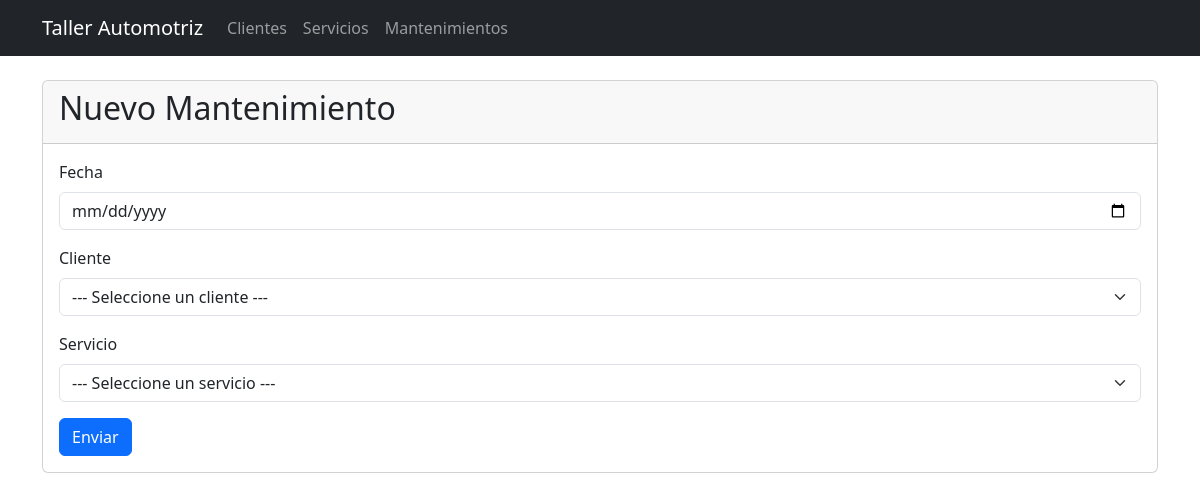
The app's page /mantenimiento/editar/4, older data.
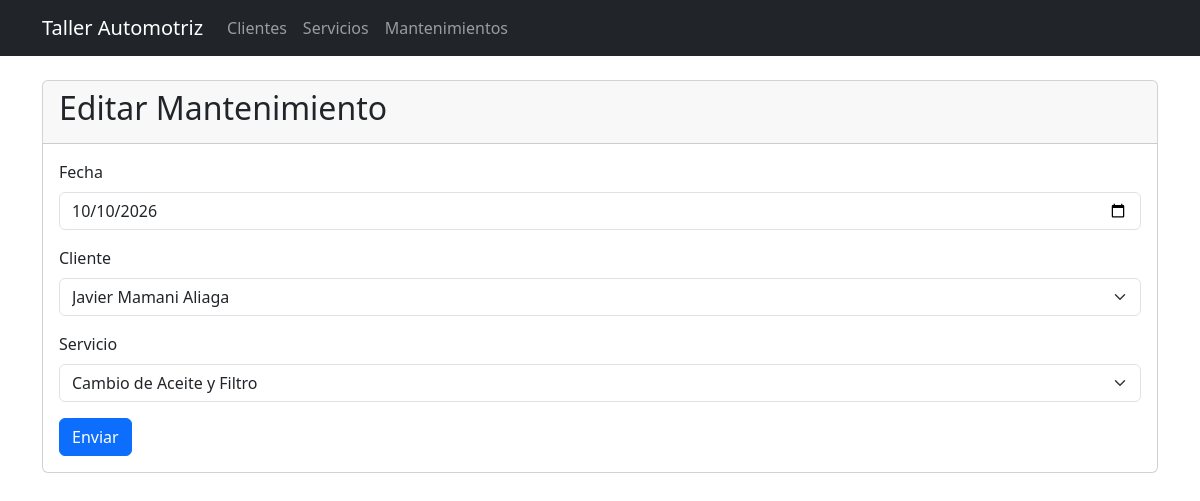
The same page, newer data.
### tables this page shows
CREATE TABLE mantenimientos (
            id INTEGER PRIMARY KEY AUTOINCREMENT,
            fecha TEXT NOT NULL,
            servicio_id INTEGER NOT NULL,
            cliente_id INTEGER NOT NULL,
            FOREIGN KEY (servicio_id) REFERENCES servicios (id) ON DELETE CASCADE,
            FOREIGN KEY (cliente_id) REFERENCES clientes (id) ON DELETE CASCADE
        );

CREATE TABLE servicios (
            id INTEGER PRIMARY KEY AUTOINCREMENT,
            descripcion TEXT NOT NULL,
            precio REAL NOT NULL
        );

### app.py (the view, shortened to what this page needs)
@app.route('/mantenimiento/editar/<int:id>', methods=['GET', 'POST'])
def editar_mantenimiento(id):
    conn = get_db_connection()
    mantenimiento = conn.execute('SELECT * FROM mantenimientos WHERE id = ?', (id,)).fetchone()
    clientes = conn.execute("SELECT id, nombre || ' ' || apellidos AS nombre FROM clientes").fetchall()
    servicios = conn.execute("SELECT id, descripcion FROM servicios").fetchall()
    conn.close()
    return render_template('form_mantenimiento.html', mantenimiento=mantenimiento, clientes=clientes, servicios=servicios)

### app.py (called while the page is built)
def get_db_connection():
    conn = sqlite3.connect('bd_taller.db')
    conn.row_factory = sqlite3.Row
    conn.execute("PRAGMA foreign_keys = ON;")
    return conn

### templates/form_mantenimiento.html
{% extends 'base.html' %}
{% block content %}
<div class="card">
    <div class="card-header">
        <h2>
            {% if mantenimiento %}
            Editar
            {% else %}
            Nuevo
            {% endif %}
            Mantenimiento
        </h2>
    </div>
    <div class="card-body">
        <form method="POST" action="">
            <div class="mb-3">
                <label class="form-label">Fecha</label>
                <input type="date" class="form-control" name="fecha" value="{{ mantenimiento.fecha if mantenimiento else '' }}" required>
            </div>
            <div class="mb-3">
                <label class="form-label">Cliente</label>
                <select name="cliente_id" class="form-select" required>
                    <option value="">--- Seleccione un cliente ---</option>
                    {% for item in clientes %}
                    <option value="{{ item.id }}" {% if mantenimiento and mantenimiento.cliente_id == item.id %}selected{% endif %}>
                        {{ item.nombre }}
                    </option>
                    {% endfor %}
                </select>
            </div>
            <div class="mb-3">
                <label class="form-label">Servicio</label>
                <select name="servicio_id" class="form-select" required>
                    <option value="">--- Seleccione un servicio ---</option>
                    {% for item in servicios %}
                    <option value="{{ item.id }}" {% if mantenimiento and mantenimiento.servicio_id == item.id %}selected{% endif %}>
                        {{ item.descripcion }}
                    </option>
                    {% endfor %}
                </select>
            </div>
            <button class="btn btn-primary" type="submit">Enviar</button>
        </form>
    </div>
</div>
{% endblock %}

Row changes from the older to the newer data that the page shows:
added mantenimientos: fecha "10/10/2026", cliente_id "Javier Mamani Aliaga", servicio_id "Cambio de Aceite y Filtro"
Text that changed along with them:
form field cliente_id: "--- Seleccione un cliente ---" → (not shown)
form field servicio_id: "--- Seleccione un servicio ---" → (not shown)
text no longer shown: "Nuevo"
text now shown: "Editar"
